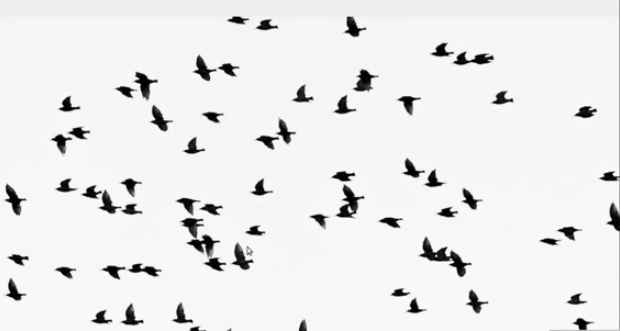
#> input picture OpenCV_Scripts/data/birds.png, 620 x 331 px
$ python contour.py
#> lines starting #> are read from the running program, lines starting #| are printed output that depends on the picture; after the words box and inside, x2 and y2 are one past the last pixel; in counts of white or black regions, pixels touching at a corner belong together
import os
import cv2
import numpy as np

# Load the image from the specified path
img = cv2.imread(os.path.join('.', 'data', 'birds.png'))
#> img is the input picture: shape (331, 620, 3); mean B, G, R 235.5, 233.6, 231.7

# Check if the image is loaded properly
if img is None:
    print("Error: Could not load image.")
else:
    # Convert the image to grayscale
    img_gray = cv2.cvtColor(img, cv2.COLOR_BGR2GRAY)

    # Apply binary inverse thresholding
    ret, thresh = cv2.threshold(img_gray, 127, 255, cv2.THRESH_BINARY_INV)
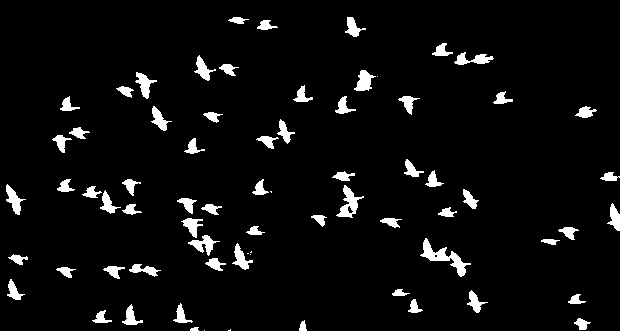
#> thresh: shape (331, 620); 5% white; 72 white regions (7 under 20 px)

    # Find contours in the thresholded image
    contours, hierarchy = cv2.findContours(thresh, cv2.RETR_TREE, cv2.CHAIN_APPROX_SIMPLE)
#> contours = 74 contours, 9 with area under 20; largest, box (x1, y1, x2, y2) and area: (420, 238, 471, 277) 474, (336, 185, 364, 218) 328, (354, 70, 376, 91) 226, (6, 184, 26, 215) 214, (188, 235, 220, 256) 214

    # Draw contours on the original image
    for cnt in contours:
        if cv2.contourArea(cnt) > 200:
            cv2.drawContours(img, [cnt], -1, (0, 255, 0), 1)
#> this loop made 74 passes
#> cnt on passes 1, 2, 18, 20, 21, 37: [[204, 330]], [[230, 329], [229, 330], [228, 330], [230, 330]], [[250, 254]], [[247, 253], [248, 253]], [[251, 251], [250, 252], [251, 252]], [[270, 191], [271, 192], [271, 191]]
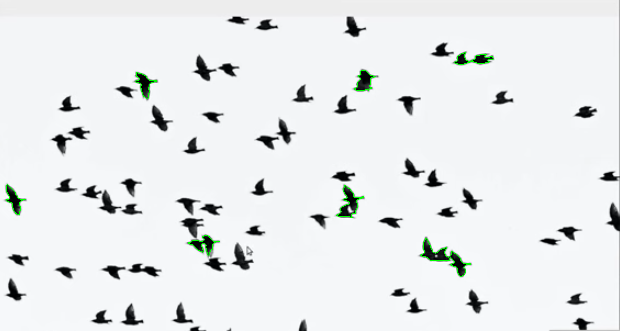
#> img: shape (331, 620, 3); 0.33% of pixels changed, all inside (x1, y1, x2, y2) = (6, 52, 494, 277)

    # Display the images
    cv2.imshow('Original Image with Contours', img)
    cv2.imshow('Grayscale Image', img_gray)
    cv2.imshow('Threshold Image', thresh)

    # Wait for a key press and close all windows
    cv2.waitKey(0)
    cv2.destroyAllWindows()
